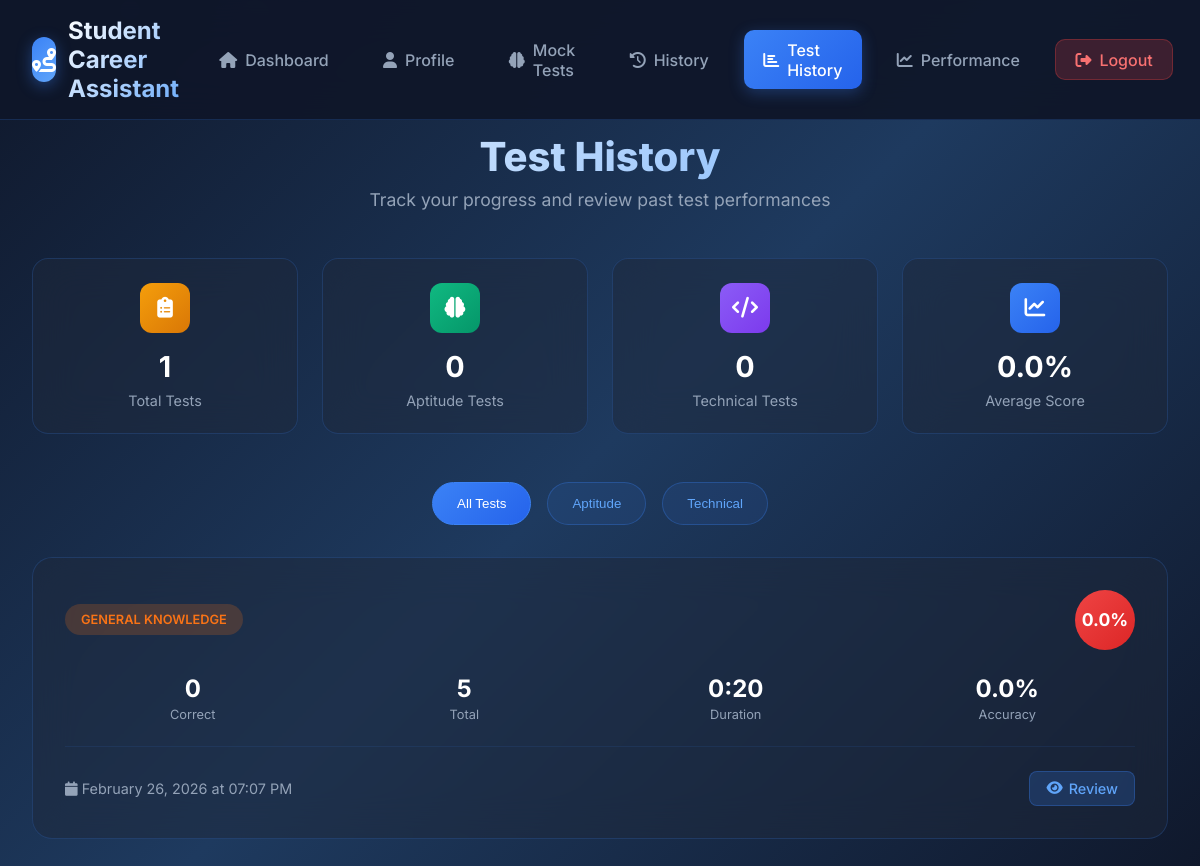
The page /test-history (signed in) on the database its author committed.
### models.py (models this page shows)
class TestResult(db.Model):
    id = db.Column(db.Integer, primary_key=True)
    user_id = db.Column(db.Integer, db.ForeignKey('user.id'), nullable=False)
    category = db.Column(db.String(50), nullable=False)
    score = db.Column(db.Integer, nullable=False)
    total_questions = db.Column(db.Integer, nullable=False)
    time_taken = db.Column(db.Integer, nullable=False)  # seconds
    questions_data = db.Column(db.Text, nullable=False)  # Store questions for review
    user_answers = db.Column(db.Text, nullable=False)  # Store user answers
    correct_answers = db.Column(db.Text, nullable=False)  # Store correct answers
    created_at = db.Column(db.DateTime, default=datetime.utcnow)
    def formatted_date(self):
        return self.created_at.strftime("%B %d, %Y at %I:%M %p")
    def percentage_score(self):
        return round((self.score / self.total_questions) * 100, 1) if self.total_questions > 0 else 0

### app.py (the view)
@app.route("/test-history")
def test_history():
    if "user" not in session:
        return redirect("/login")
    user = User.query.get(session["user"])
    test_results = TestResult.query.filter_by(user_id=user.id).order_by(TestResult.created_at.desc()).all()
    return render_template("test_history.html",
                         user=user,
                         test_results=test_results)

### app.py (called while the page is built, shortened)
def _init_db():
    global _db_initialised
    if _db_initialised:
        return

@app.before_request
def before_request():
    _init_db()

### templates/test_history.html (shortened to what this page needs)
<!DOCTYPE html>
<html lang="en">
<head>
    <link rel="stylesheet" href="https://cdnjs.cloudflare.com/ajax/libs/font-awesome/6.4.0/css/all.min.css">
</head>
<body>
    <div class="bg-animation">
    </div>
    <nav class="navbar">
        <div class="nav-content">
            <a href="/dashboard" class="logo">
                <div class="logo-icon">
                    <i class="fas fa-route"></i>
                </div>
                <span class="logo-text">Student Career Assistant</span>
            </a>
            <div class="nav-links">
                <a href="/dashboard" class="nav-link">
                    <i class="fas fa-home"></i>
                    Dashboard
                </a>
                <a href="/profile" class="nav-link">
                    <i class="fas fa-user"></i>
                    Profile
                </a>
                <a href="/mock-test" class="nav-link">
                    <i class="fas fa-brain"></i>
                    Mock Tests
                </a>
                <a href="/history" class="nav-link">
                    <i class="fas fa-history"></i>
                    History
                </a>
                <a href="/test-history" class="nav-link active">
                    <i class="fas fa-chart-bar"></i>
                    Test History
                </a>
                <a href="/performance" class="nav-link">
                    <i class="fas fa-chart-line"></i>
                    Performance
                </a>
                <a href="/logout" class="nav-link logout-btn">
                    <i class="fas fa-sign-out-alt"></i>
                    Logout
                </a>
            </div>
        </div>
    </nav>
    <main class="main-content">
        <div class="container">
            <div class="page-header">
                <h1 class="page-title">Test History</h1>
                <p class="page-subtitle">Track your progress and review past test performances</p>
            </div>
            {% if test_results %}
            <div class="stats-summary">
                <div class="stat-card">
                    <div class="stat-icon total">
                        <i class="fas fa-clipboard-list"></i>
                    </div>
                    <div class="stat-value">{{ test_results|length }}</div>
                    <div class="stat-label">Total Tests</div>
                </div>
                <div class="stat-card">
                    <div class="stat-icon aptitude">
                        <i class="fas fa-brain"></i>
                    </div>
                    <div class="stat-value">{{ test_results|selectattr('category', 'equalto', 'aptitude')|list|length }}</div>
                    <div class="stat-label">Aptitude Tests</div>
                </div>
                <div class="stat-card">
                    <div class="stat-icon technical">
                        <i class="fas fa-code"></i>
                    </div>
                    <div class="stat-value">{{ test_results|selectattr('category', 'equalto', 'technical')|list|length }}</div>
                    <div class="stat-label">Technical Tests</div>
                </div>
                <div class="stat-card">
                    <div class="stat-icon average">
                        <i class="fas fa-chart-line"></i>
                    </div>
                    <div class="stat-value">
                        {% set ns = namespace(total_pct=0) %}
                        {% for r in test_results %}
                            {% set ns.total_pct = ns.total_pct + r.percentage_score() %}
                        {% endfor %}
                        {{ (ns.total_pct / test_results|length)|round(1) if test_results|length > 0 else 0 }}%
                    </div>
                    <div class="stat-label">Average Score</div>
                </div>
            </div>
            <div class="filter-tabs">
                <button class="tab-btn active" onclick="filterResults('all')">All Tests</button>
                <button class="tab-btn" onclick="filterResults('aptitude')">Aptitude</button>
                <button class="tab-btn" onclick="filterResults('technical')">Technical</button>
            </div>
            <div class="results-grid" id="resultsGrid">
                {% for result in test_results %}
                <div class="result-card" data-category="{{ result.category }}">
                    <div class="result-header">
                        <div class="category-badge {{ result.category }}-badge">
                            {% if result.category == 'custom' %}
                                <i class="fas fa-lightbulb" style="margin-right:4px"></i>Custom
                            {% else %}
                                {{ result.category.replace('_',' ').title() }}
                            {% endif %}
                        </div>
                        <div class="score-circle
                            {% if result.percentage_score() >= 90 %}excellent
                            {% elif result.percentage_score() >= 75 %}good
                            {% elif result.percentage_score() >= 50 %}needs-improvement
                            {% else %}poor{% endif %}">
                            {{ result.percentage_score() }}%
                        </div>
                    </div>
                    <div class="result-details">
                        <div class="detail-item">
                            <div class="detail-value">{{ result.score }}</div>
                            <div class="detail-label">Correct</div>
                        </div>
                        <div class="detail-item">
                            <div class="detail-value">{{ result.total_questions }}</div>
                            <div class="detail-label">Total</div>
                        </div>
                        <div class="detail-item">
                            <div class="detail-value">{{ '%d:%02d' % (result.time_taken // 60, result.time_taken % 60) }}</div>
                            <div class="detail-label">Duration</div>
                        </div>
                        <div class="detail-item">
                            <div class="detail-value">{{ result.percentage_score() }}%</div>
                            <div class="detail-label">Accuracy</div>
                        </div>
                    </div>
                    <div class="result-footer">
                        <div class="test-date">
                            <i class="fas fa-calendar"></i>
                            {{ result.formatted_date() }}
                        </div>
                        <a href="/test-review/{{ result.id }}" class="review-btn">
                            <i class="fas fa-eye"></i>
                            Review
                        </a>
                    </div>
                </div>
                {% endfor %}
            </div>
            {% endif %}
        </div>
    </main>
</body>
</html>

### rows shown on the page
TestResult: category.replace "GENERAL KNOWLEDGE", percentage_score "0.0", score "0", total_questions "5", time_taken "0:20", formatted_date "February 26, 2026 at 07:07 PM"

### other values the page prints
{{ test_results|length }} "1"
{{ test_results|selectattr('category', 'equalto', 'aptitude')|list|length }} "0"
